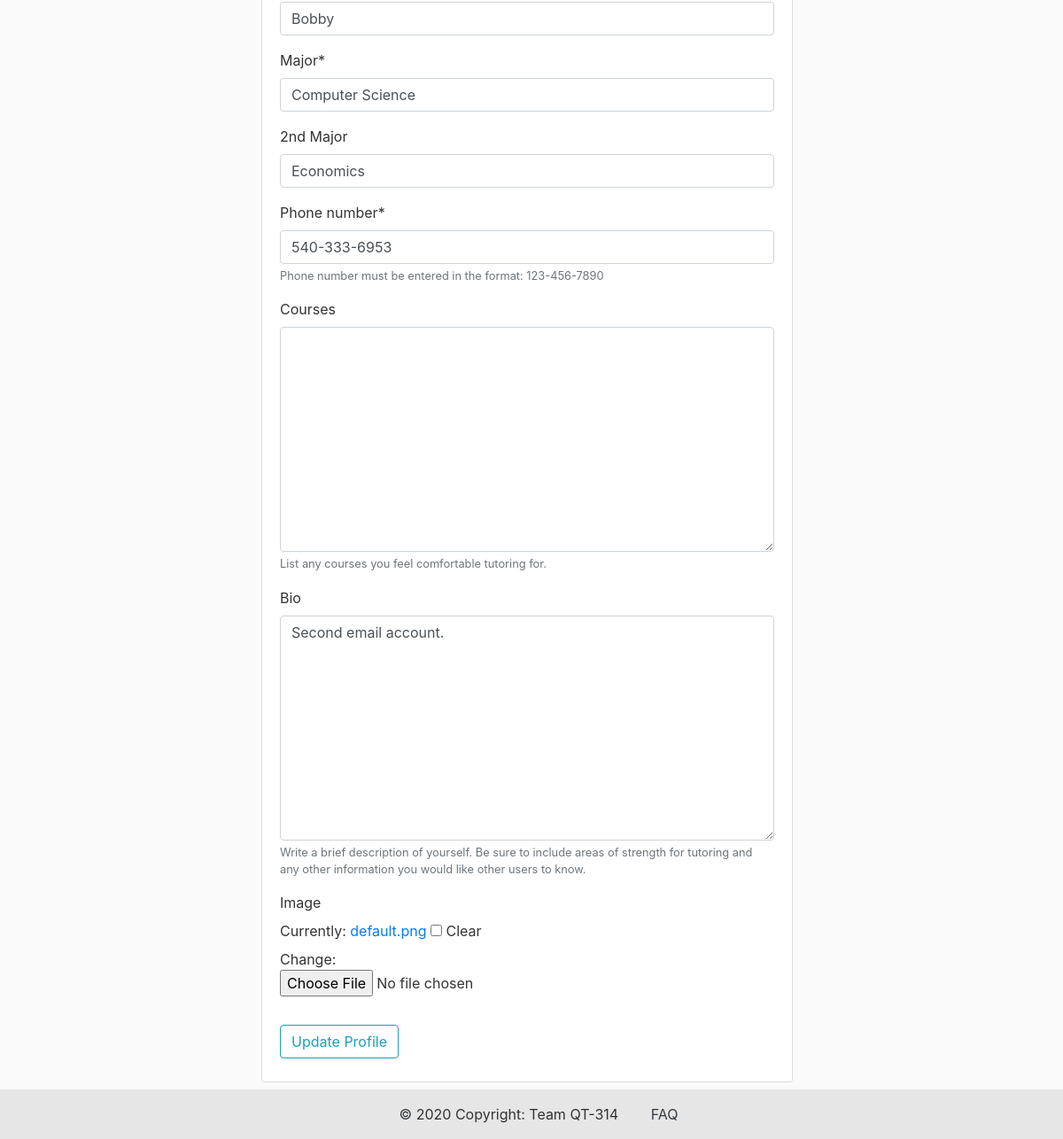
/users/profile/12/edit/ (signed in, lower part), run on an earlier commit of the app's database.
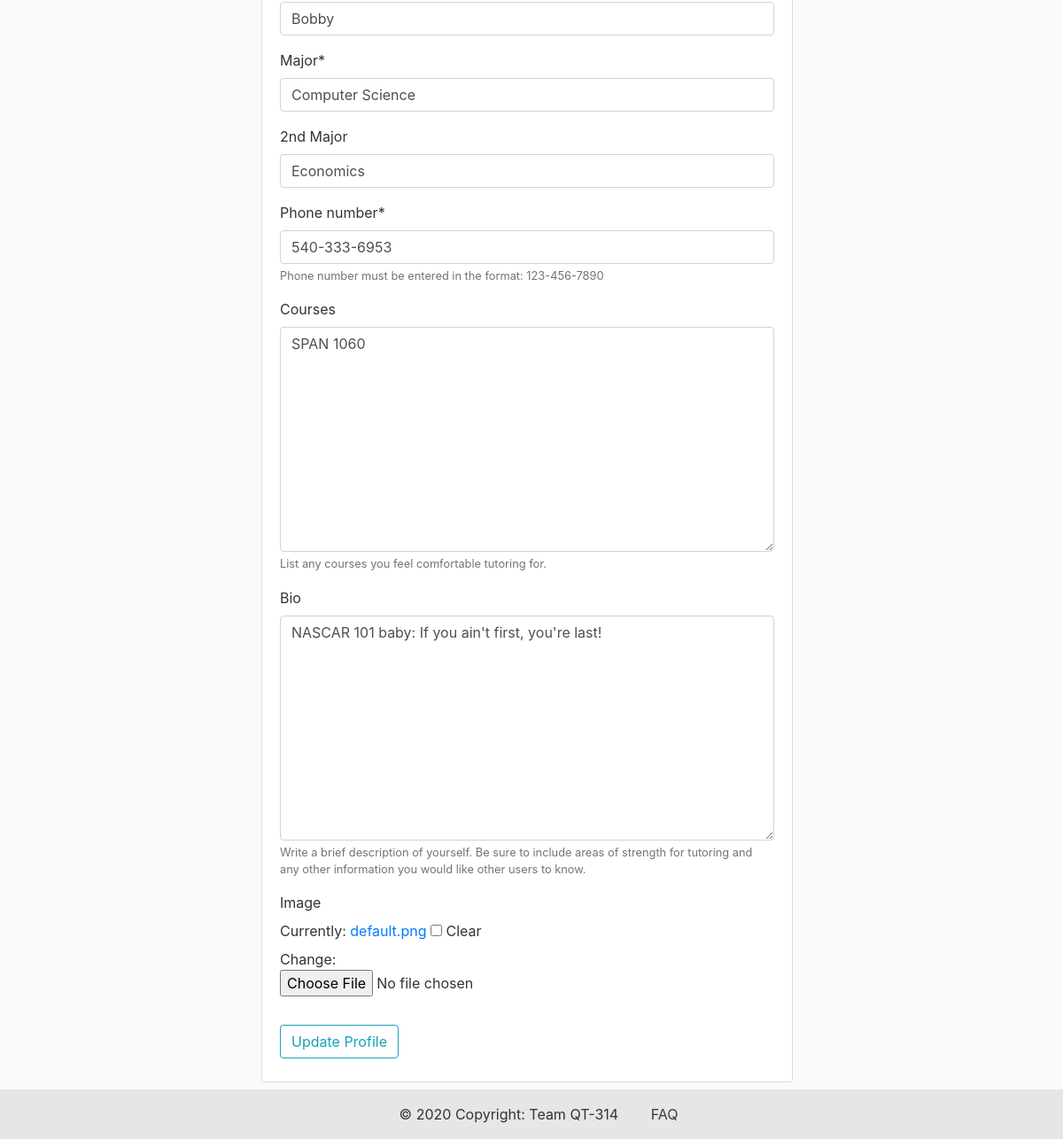
And on a later commit of the database.
### users/models.py (models this page shows, shortened)
class Profile(models.Model):
	user = models.OneToOneField(User, on_delete=models.CASCADE)
	image = models.ImageField(default='default.png', upload_to='profile_pics', blank=True)
	first_name = models.CharField(max_length=50)
	last_name = models.CharField(max_length=50)
	major = models.CharField(max_length=75)
	major2 = models.CharField(max_length=75, blank=True)
	phone_regex = RegexValidator(regex=r'([0-9]{3}-){2}[0-9]{4}', message="Phone number must be entered in the format: 999-999-9999.")
	phone_number = models.CharField(validators=[phone_regex], max_length=12, blank=False)
	courses = models.TextField(blank=True, help_text="List any courses you feel comfortable tutoring for.")
	description = models.TextField(blank=True, verbose_name="bio", help_text="Write a brief description of yourself. Be sure to include areas of strength for tutoring and any other information you would like other users to know.")
	location = models.CharField(max_length=50, blank=True, default='')
	current_client = models.OneToOneField(Ask, on_delete=models.SET_NULL, null=True, blank=True)
	tutor_score = models.FloatField(null=True, blank=True)
	num_ratings = models.IntegerField(blank=True, default=0)
	active = models.BooleanField(default=False)
	initialized = models.BooleanField(default=False)

### users/views.py (the view)
# urls.py: path('profile/<int:profile_id>/edit/', views.edit_profile, name='edit_profile'),
@login_required
def edit_profile(request, profile_id):
	if (request.method == 'POST'):
		user_form = UserUpdateForm(request.POST, instance=request.user)
		profile_form = ProfileUpdateForm(request.POST, request.FILES, instance=request.user.profile)
		if (user_form.is_valid() and profile_form.is_valid()):
			user_form.save()
			profile_form.save()
			messages.success(request, f'Your profile has been updated.')
			return redirect('profile_page', profile_id=profile_id)
	else:
		user_form = UserUpdateForm(instance=request.user)
		profile_form = ProfileUpdateForm(instance=request.user.profile)
	return render(request, 'users/edit_profile.html', {'user_form': user_form, 'profile_form': profile_form})

### users/forms.py
class UserUpdateForm(forms.ModelForm):
	email = forms.EmailField()
	class Meta:
		model = User
		fields = ['username', 'email']

class ProfileUpdateForm(forms.ModelForm):
	major2 = forms.CharField(label="2nd Major", required=False)
	phone_number = forms.RegexField(regex=r'([0-9]{3}-){2}[0-9]{4}',
									help_text="Phone number must be entered in the format: 123-456-7890")
	class Meta:
		model = Profile
		fields = ['first_name', 'last_name', 'major', 'major2', 'phone_number', 'courses', 'description', 'image']

### users/templates/users/edit_profile.html (shortened to what this page needs)
{% extends "tutor/base.html" %}
{% load crispy_forms_tags %}
{% block content %}
	<div class="d-flex justify-content-center">
		<div class="content-section mt-3 mb-3" style="width: 600px;">
			<form method="POST" enctype="multipart/form-data">
				<fieldset class="form-group">
					{{ profile_form|crispy }}
				</fieldset>
				<div class="form-group">
					<button class="btn btn-outline-info" type="submit">Update Profile</button>
				</div>
			</form>
		</div>
	</div>
{% endblock content %}

What changed in the data, as far as the page shows it:
changed Profile "Bobby": courses (not shown) → "SPAN 1060"; description "Second email account." → "NASCAR 101 baby: If you ain't first, you're last!"
